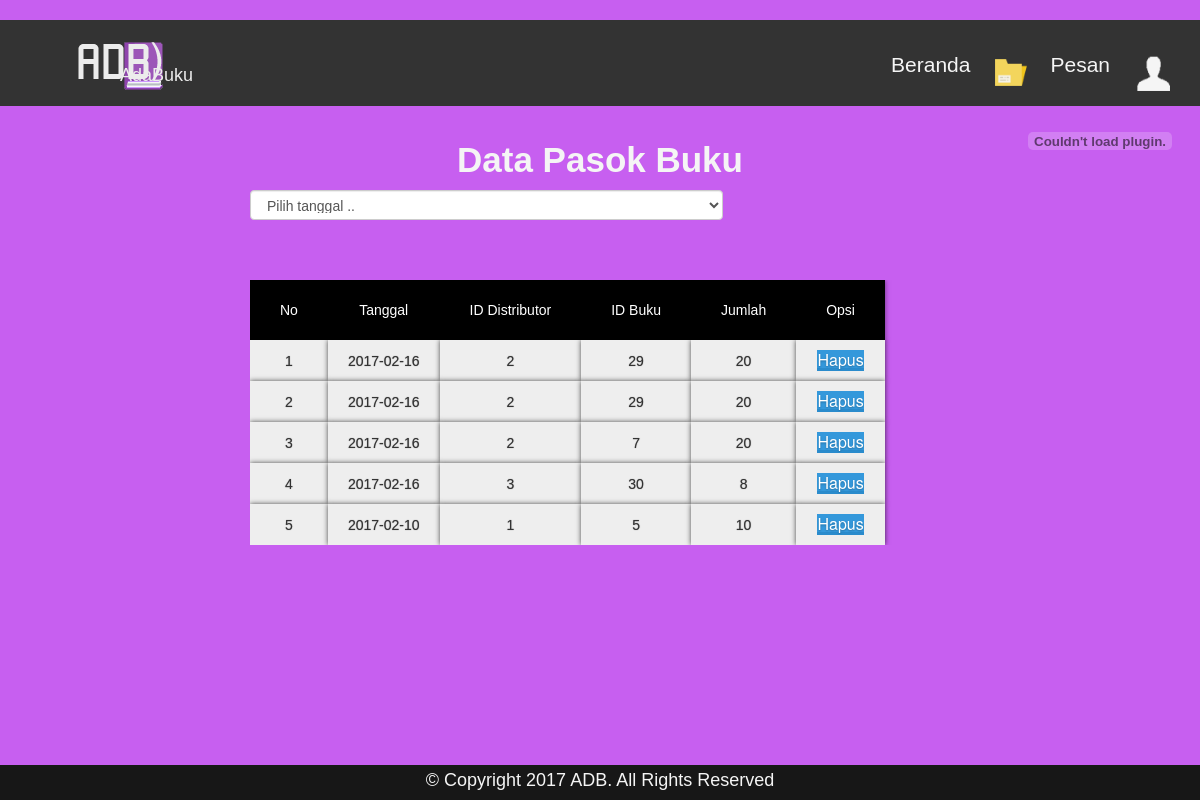
Page /pemilik/pasok.php (signed in) on the committed database.
### tables this page shows
CREATE TABLE IF NOT EXISTS `pasok` (
`id_pasok` int(11) NOT NULL,
  `date` date NOT NULL,
  `id_distributor` int(11) NOT NULL,
  `id_buku` int(11) NOT NULL,
  `jumlah` varchar(64) NOT NULL
);

### pemilik/pasok.php (the view, shortened to what this page needs)
<?php
include"header-pasok.php";
?>
<div id="boxtime">
<embed src="../assets/clock/clock.swf" width="200" height="50" bgcolor="#fff" scale="noborder" quality="high" />
</div>
<h2>Data Pasok Buku</h2>
<div class="body-edit-user2">
	<form action="" method="get">
<div id="tanggal-pilih">
	<select type="submit" name="date" class="form-control" onchange="this.form.submit()">
			<option>Pilih tanggal ..</option>
		</select>
	</div>
</form>
<br />
<br />
<tbody>
<table class="flat-table">
	<tr>
		<th>No</th>
		<th>Tanggal</th>
		<th>ID Distributor</th>
		<th>ID Buku</th>
		<th>Jumlah</th>
		<th>Opsi</th>
	</tr>
	<?php
	if(isset($_GET['date'])){
		$date=mysql_real_escape_string($_GET['date']);
		$psk=mysql_query("select * from pasok where date like '$date' order by date desc");
	}else{
		$psk=mysql_query("select * from pasok order by date desc");
	}
	$no=1;
	while ($b=mysql_fetch_array($psk)){
		?>
		<tr>
			<td><?php echo $no++ ?></td>
			<td><?php echo $b['date'] ?></td>
			<td><?php echo $b['id_distributor'] ?></td>
			<td><?php echo $b['id_buku'] ?></td>
			<td><?php echo $b['jumlah'] ?></td>
			<td>
				<a onclick="if(confirm('Apakah anda yakin ingin menghapus data ini ??')){ location.href='hapus-pasok.php?id_pasok=<?php echo $b['id_pasok']; ?>&jumlah=<?php echo $b['jumlah'] ?>&id_buku=<?php echo $b['id_buku']; ?>' }" class=""><input value="Hapus" type="submit" class="peter-river-flat-button" /></a>
			</td>
		</tr>
		<?php
	}
	?>
	</table>
	</tbody>
	</div>
<br />
<br />
<br />
<br />
<?php include"footer.php"; ?>

### style/input-pop.css (style rules this page uses)
.form-control { max-width: 100%; display: block; width: 473px; height: 30px; padding: 6px 12px; margin-bottom: 1%; font-size: 14px; line-height: 1.42857; color: #555; background-color: #FFF; background-image: none; border: 1px solid #CCC; border-radius: 4px; box-shadow: 0px 1px 1px rgba(0, 0, 0, 0.075) inset; transition: border 0.2s linear 0s, box-shadow 0.2s linear 0s; font-family: "Alegreya Sans", sans-serif; }

### style/table.css (style rules this page uses)
.flat-table { display: block; font-family: sans-serif; -webkit-font-smoothing: antialiased; font-size: 100%; overflow: auto; width: 100%; text-align: center; height: auto; margin-left: 0px; font-family: 'Alegreya Sans', sans-serif; }
.flat-table th { background-color: black; color: white; font-weight: normal; padding: 20px 30px; text-align: center; box-shadow: 0px 0px 5px rgba(0, 0, 0, 0.5); }
.flat-table td { background-color: #eeeeee; color: #333333; padding: 10px 20px; box-shadow: 0px 0px 5px rgba(0, 0, 0, 0.7); text-align: center; text-shadow: 0 0px 1px rgba(0, 0, 0, 0.5); }

### style/button.css (style rules this page uses)
.peter-river-flat-button { position: relative; vertical-align: top; width: auto; height: auto; padding: 0; font-size: medium; color: white; text-align: center; text-shadow: 0 1px 2px rgba(0, 0, 0, 0.25); background: #3498db; border: 0; border-bottom: 1px solid #2a8bcc; cursor: pointer; -webkit-box-shadow: inset 0 -2px #2a8bcc; box-shadow: inset 0 -2px #2a8bcc; }
a { text-decoration: none; }

### css/popup.css (style rules this page uses)
* { margin: 0; padding: 0; border: 1px solid black; }

### css/site.css (style rules this page uses)
body { padding-top:20px; padding-bottom:20px; }

### style/prime.css (style rules this page uses)
* { margin: 0; padding: 0; border: 0; }
body { background-color: #f39b13; color: #ffffff; font-family: 'Alegreya', sans-serif; margin: 0; margin-bottom: 0px; overflow: auto; max-width: 100%; }
h2 { font-size: 250%; font-weight: 700; text-align: center; padding-top: 2%; color: #F5F5F5; }
div#boxtime { float: right; position: absolute; right: 0; margin-left: 20%; margin-top: 10px; background-color: transparent; }
.body-edit-user2 { color: #F5F5F5; font-family: "Alegreya Sans", sans-serif; top: 10px; height: auto; max-width: auto; width: auto; margin-left: 250px; }

### pemilik/pasok.php (style rules this page uses)
body { background-color: #c75ff0; }

### rows in the picture
pasok: date "2017-02-16", id_distributor "2", id_buku "29", jumlah "20"
pasok: date "2017-02-16", id_distributor "2", id_buku "29", jumlah "20"
pasok: date "2017-02-16", id_distributor "2", id_buku "7", jumlah "20"
pasok: date "2017-02-16", id_distributor "3", id_buku "30", jumlah "8"
pasok: date "2017-02-10", id_distributor "1", id_buku "5", jumlah "10"
